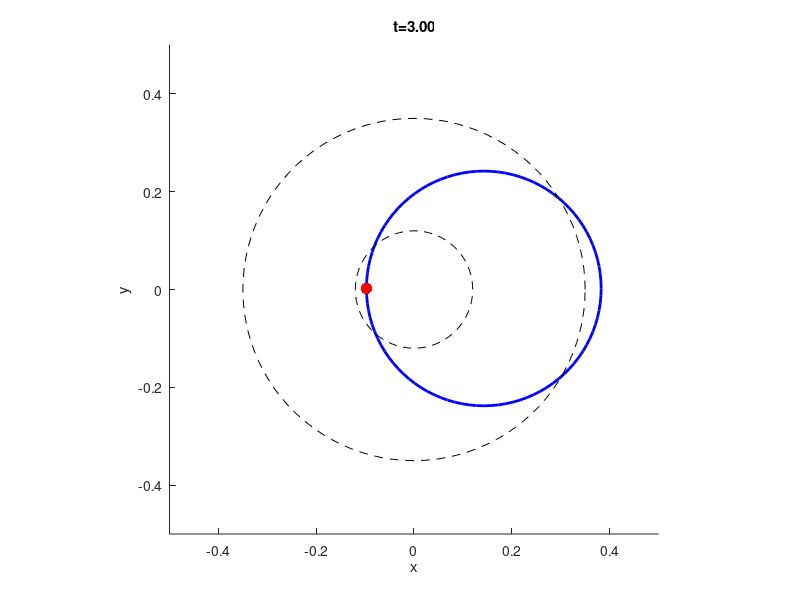

Source code (MATLAB):
%% Parameters

% Hoop
m_hoop = 1; % kg
R_hoop = 0.24; % m
I_hoop = m_hoop*R_hoop^2;

% Person
R_person = 0.01; % m
mu = 0.1; % [/]

% Elliptical input
R_traj_person = R_hoop/2;
R_traj_hoop = R_traj_person - R_person + R_hoop;
a = R_traj_person; % m       Length of x-axis limits
b = R_traj_person; % m       Length of y-axis limits
dth = 2*pi; % rad/sec   Traversal speed

%% Forward simulation
% From person to hoop

t_lim = [0; 3];
dt = 0.01;
t = t_lim(1):dt:t_lim(2);
N = length(t);

% Generate ellipse
ang = t*dth;
p_person = [a*cos(ang);     b*sin(ang)];            % [x, y] X N
v_person = [-a*sin(ang);    b*cos(ang)]*dth;        % [dx, dy] X N
a_person = [-a*cos(ang);    -b*sin(ang)]*dth*dth;   % [ddx, ddy] X N

% Init hoop states
p_hoop = zeros([3 N]);      % [x, y, phi] x N
v_hoop = zeros([3 N]);      % [dx, dy, dphi] x N

% Set initial state of hoop
p_hoop(1:2, 1) = p_person(:,1) + [-R_person + R_hoop; 0];
p_hoop(3, 1) = pi;
v_hoop(2, 1) = p_hoop(1,1)*dth;
v_hoop(3, 1) = dth;

% Save contact point for plotting
p_contact = zeros([2 N]);

% Centripetal force required
R = R_traj_person - R_person + R_hoop;
T = 2*pi/dth;
F_centripetal = 4*pi^2*m_hoop*R/(T^2);

% Iterate for timesteps
for i = 1:N
    
    % Apply centripetal force to inside of trajectory
    phi = p_hoop(3, i);
    F_c = F_centripetal*[cos(phi); sin(phi)];

    % Save contact point
    p_contact(:, i) = p_hoop(1:2,i) + [R_hoop*cos(phi); R_hoop*sin(phi)];

    % Moment calc
    tau_c = 0;

    % Update hoop state
    v_hoop(1:2, i+1) = dt*F_c/m_hoop + v_hoop(1:2,i);
    v_hoop(3, i+1) = dt*tau_c/I_hoop + v_hoop(3,i);
    p_hoop(:, i+1) = p_hoop(:,i) + dt*v_hoop(:,i);

end

%% Backward simulation
% From hoop to person

% TODO? Lol

%% Display

% Prepare plot handles
hold on
h_hoop = plot([0],[0],'b-','LineWidth',2);
h_person = plot([0],[0],'r-','LineWidth',2);
h_contact = plot([0],[0],'r.','MarkerSize',25);

xlabel('x'); ylabel('y');
h_title = title('t=0.0s');

axis equal
axis([-0.5 0.5 -0.5 0.5]);

% Precompute geometries
th = 0:pi/50:2*pi;
person_circle_x = R_person*cos(th);
person_circle_y = R_person*sin(th);
hoop_circle_x = R_hoop*cos(th);
hoop_circle_y = R_hoop*sin(th);

traj_circle_x = R_traj_person*cos(th);
traj_circle_y = R_traj_person*sin(th);
plot(traj_circle_x, traj_circle_y, 'k--')

traj_circle_x = R_traj_hoop*cos(th);
traj_circle_y = R_traj_hoop*sin(th);
plot(traj_circle_x, traj_circle_y, 'k--')

% For visualization purposes
sim_speed = 0.05;

% Step through and update animation
for i = 1:N
    set(h_title,'String',  sprintf('t=%.2f',t(i)) ); % update title
    
    % set(h_person,'XData', person_circle_x + p_person(1,i));
    % set(h_person,'YData', person_circle_y + p_person(2,i));
    
    set(h_hoop,'XData', hoop_circle_x + p_hoop(1,i));
    set(h_hoop,'YData', hoop_circle_y + p_hoop(2,i));

    set(h_contact,'XData', p_contact(1,i));
    set(h_contact,'YData', p_contact(2,i));

    pause(dt/sim_speed)
end







